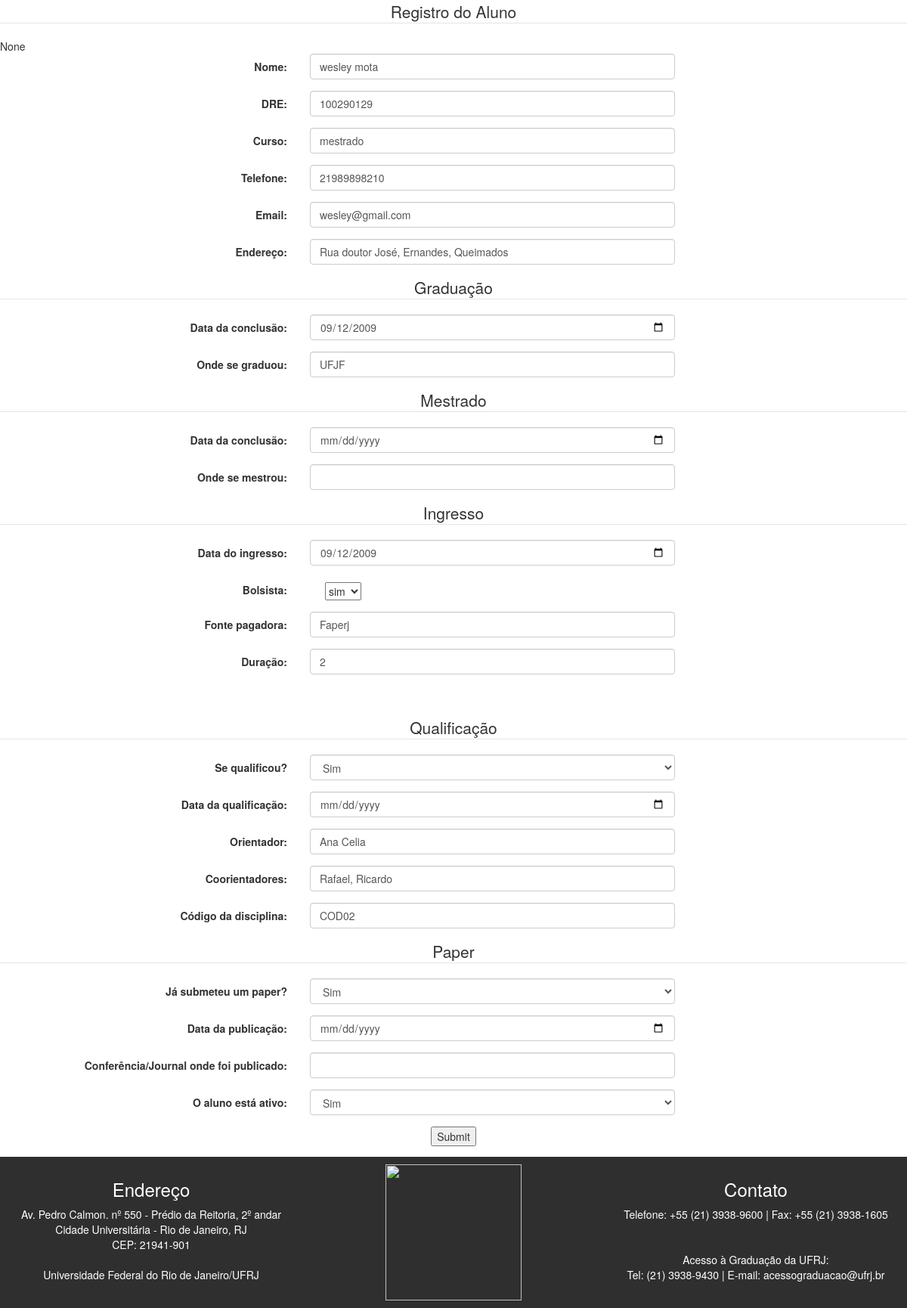
Page /edit/2 on the committed database.
### tables this page shows
CREATE TABLE Aluno (
        id INTEGER PRIMARY KEY AUTOINCREMENT,
        DRE INTEGER,
        DataGrad VARCHAR,
        LocalGrad VARCHAR,
        Curso VARCHAR,
        Mestrado VARCHAR,
        Orientador VARCHAR,
        Corientadores VARCHAR,
        Ingresso date,
        Qualificacao VARCHAR,
        CodDisc VARCHAR,
        Bolsa VARCHAR,
        Ativo BOOLEAN,
        Paper VARCHAR,
        IDGERAL INTEGER,
        FOREIGN KEY(IDGERAL) REFERENCES InfoBasica(id)
);

CREATE TABLE InfoBasica (
        id INTEGER PRIMARY KEY AUTOINCREMENT,
        nome VARCHAR,
        endereco VARCHAR,
        tel INTEGER,
        email VARCHAR

);

### app.py (the view)
@app.route("/edit/<nid>")
def editar(nid):
    print nid
    conn = sqlite3.connect('Sistema.db')
    conn.row_factory = sqlite3.Row
    cursor = conn.cursor()
    cursor.execute("""Select * from InfoBasica,Aluno where Aluno.IDGERAL=? and InfoBasica.id=?;""",(nid, nid) )
    rows = cursor.fetchall();
    print rows
    for row in rows:
        bolsa=str(row['Bolsa'])
        bolsa=bolsa.split(',')
        mestrado=str(row['Mestrado'])
        mestrado=mestrado.split(',')
        paper=str(row['Paper'])
        paper=paper.split(',')
        print paper
        inte=str(row[13])
        o=0
        ano=''
        mes=''
        dia=''
        for i in inte:
            o=o+1
            if o<5:
                ano=ano+i
            elif o<7 and o>4:
                mes=mes+i
            else:
                dia=dia+i
        ingresso=ano+"-"+mes+"-"+dia
        ingressofinal=''
    return render_template("editarAluno.html",rows=rows,ingresso=ingresso, nid=nid,bolsa=bolsa, mestrado=mestrado, paper=paper)

### templates/editarAluno.html (shortened to what this page needs)
  {% extends "layout.html" %}
  {% block head %}
    <link rel="stylesheet" href="https://maxcdn.bootstrapcdn.com/bootstrap/3.3.7/css/bootstrap.min.css">
    <link rel="stylesheet" href="{{ url_for('static', filename='css/style.css')}}">
  {% endblock %}
  {% block body %}
    <form class="form-horizontal" action = "{{ url_for('EditAlunos') }}" method = "POST">
      <fieldset>
      <center><legend>Registro do Aluno</legend></center>
    {% for row in rows %}
{{row['Qualificacao']}}
        <div class="form-group">
          <label class="col-md-4 control-label" for="nome">Nome:</label>
          <div class="col-md-5">
            <input id="nome" name="nome" type="text"  value="{{row['nome']}}"class="form-control input-md" required="">
          </div>
        </div>
        <div class="form-group">
          <label class="col-md-4 control-label" for="dre">DRE:</label>
          <div class="col-md-5">
            <input id="dre" name="dre" type="number" value="{{row['DRE']}}" class="form-control input-md" required="">
          </div>
        </div>
        <div class="form-group">
          <label class="col-md-4 control-label" for="curso">Curso:</label>
          <div class="col-md-5">
            <input id="curso" name="curso" type="text"  value="{{row['Curso']}}"class="form-control input-md" required="">
          </div>
        </div>
        <div class="form-group">
          <label class="col-md-4 control-label" for="telefone">Telefone:</label>
          <div class="col-md-5">
            <input id="telefone" name="telefone" value="{{row['tel']}}"type="text" placeholder="(21)xxxx - xxxx" class="form-control input-md" required="">
          </div>
        </div>
        <div class="form-group">
          <label class="col-md-4 control-label" for="email">Email:</label>
          <div class="col-md-5">
            <input id="email" name="email" type="text"  value="{{row['email']}}" class="form-control input-md" required="">
          </div>
        </div>
        <div class="form-group">
          <label class="col-md-4 control-label" for="endereco">Endereço:</label>
          <div class="col-md-5">
            <input id="endereco" name="endereco" value="{{row['endereco']}}"type="text" placeholder="Ex: Rua São João, 123" class="form-control input-md" required="">
          </div>
        </div>
    <center><legend>Graduação</legend></center>
        <div class="form-group row">
          <label for="conclusao" class="col-md-4 control-label">Data da conclusão:</label>
          <div class="col-md-5">
            <input class="form-control" name="datagrad" value="{{row['DataGrad']}}"type="date"  id="conclusao">
          </div>
        </div>
<div class="form-group">
  <label class="col-md-4 control-label">Onde se graduou:</label>
  <div class="col-md-5">
    <input id="localgrad" name="localgrad" value="{{row['LocalGrad']}}" type="text"  class="form-control input-md" required="">
  </div>
</div>
    <center><legend>Mestrado</legend></center>
    <div class="form-group row">
      <label for="conclusao" class="col-md-4 control-label">Data da conclusão:</label>
      <div class="col-md-5">
        <input class="form-control" name="datamest" value="{{mestrado[0]}}" type="date"  id="conclusao">
      </div>
    </div>
    <div class="form-group">
      <label class="col-md-4 control-label">Onde se mestrou:</label>
      <div class="col-md-5">
        <input id="localgrad" name="localmest" type="text"  value="{{mestrado[1]}}" class="form-control input-md" >
      </div>
    </div>
    <center><legend>Ingresso</legend></center>
        <div class="form-group row">
          <label for="ingresso" class="col-md-4 control-label">Data do ingresso:</label>
          <div class="col-md-5">
            <input class="form-control" value="{{ingresso}}" name="ingresso" type="date"  id="ingresso">
          </div>
        </div>
        <div class="form-group">
        <label class="col-md-4 control-label">Bolsista: </label>
          <div class="col-md-5">
            <label class="radio-inline">
              <select name='bolsa'>
                <option value='Sim'>sim</option>
              </select>
            </label>
        </div>
        </div>
        <div class="form-group">
          <label class="col-md-4 control-label">Fonte pagadora:</label>
          <div class="col-md-5">
            <input id="pagbolsa" name="pagbolsa" type="text"  class="form-control input-md" value='{{bolsa[0]}}'required="">
          </div>
        </div>
        <div class="form-group">
          <label class="col-md-4 control-label">Duração:</label>
          <div class="col-md-5">
            <input id="duracaobolsa" name="duracaobolsa" type="text"  class="form-control input-md" value='{{bolsa[1]}}'required="">
          </div>
        </div>
        <br>
        <br>
      <center><legend>Qualificação</legend></center>
      <div class="form-group">
        <label class="col-md-4 control-label" for="ativo">Se qualificou?</label>
        <div class="col-md-5">
          <select name="VQualificacao" class="form-control">
            <option value="Sim">Sim</option>
          </select>
        </div>
      </div>
        <div class="form-group row">
          <label for="conclusao" class="col-md-4 control-label">Data da qualificação:</label>
            <div class="col-md-5">
              <input class="form-control" name="dataquali" value="{{row['Qualificacao']}}" type="date"  id="conclusao">
            </div>
        </div>
      <div class="form-group">
        <label class="col-md-4 control-label">Orientador:</label>
        <div class="col-md-5">
          <input id="orientador" name="orientador" type="text"  value="{{row['Orientador']}}"class="form-control input-md" required="">
        </div>
      </div>
      <div class="form-group">
        <label class="col-md-4 control-label">Coorientadores:</label>
        <div class="col-md-5">
          <input id="coorientadores" name="coorientadores" value="{{row['Corientadores']}}"type="text"  class="form-control input-md" required="">
        </div>
      </div>
        <div class="form-group">
          <label class="col-md-4 control-label" for="coddisc">Código da disciplina:</label>
          <div class="col-md-5">
            <input id="curso" name="coddisc" type="text"   value="{{row['CodDisc']}}"class="form-control input-md" required="">
          </div>
        </div>
              <center><legend>Paper</legend></center>
              <div class="form-group">
                <label class="col-md-4 control-label">Já submeteu um paper?</label>
                <div class="col-md-5">
                  <select name="paper" class="form-control">
                    <option value="Sim">Sim</option>
                  </select>
                </div>
              </div>
              <div class="form-group row">
                <label for="datapub" class="col-md-4 control-label">Data da publicação:</label>
                <div class="col-md-5">
                    <input class="form-control" name="datapub" type="date" value="{{paper[0]}}" id="datapub">
                  </div>
              </div>
              <div class="form-group">
                <label for="ondepub" class="col-md-4 control-label">Conferência/Journal onde foi publicado:</label>
                <div class="col-md-5">
                  <input id="ondepub" name="ondepub" type="text" value='{{paper[1]}}' class="form-control input-md">
                </div>
              </div>
              <div class="form-group">
                <label class="col-md-4 control-label" for="ativo">O aluno está ativo:</label>
                <div class="col-md-5">
                  <select name="ativo" class="form-control">
                    {% if row['Ativo'] == 1 %}
                    <option value="1" selected>Sim</option>
                    {%endif%}
                  </select>
                </div>
              </div>
{% endfor %}
      <center>
        <input type="submit"></input>
      </center>
    </fieldset>
  </form>
{% endblock %}

### rows in the picture
Aluno: Qualificacao "None", nome "wesley mota", dre "100290129", curso "mestrado", telefone "21989898210", email "wesley@gmail.com", endereco "Rua doutor José, Ernandes, Queimados", datagrad "09/12/2009", localgrad "UFJF", ingresso "09/12/2009", pagbolsa "Faperj", duracaobolsa "2", orientador "Ana Celia", coorientadores "Rafael, Ricardo", coddisc "COD02", ativo "Sim"
